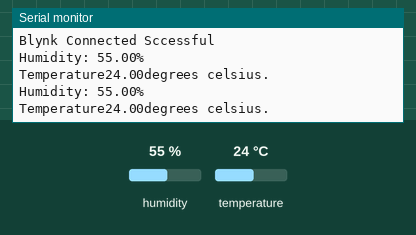
The sketch below on a simulated ESP8266 (NodeMCU). Parts: the last lines printed to the serial monitor. Inputs (shaded band) come from the test bench; at power-on: humidity 55 %, temperature 24 °C. WiFi joins after 1.5 s; servers stay silent unless stated.

Above: at 3.0 s.
3.1 s: humidity set to 22 %
At 5.6 s:
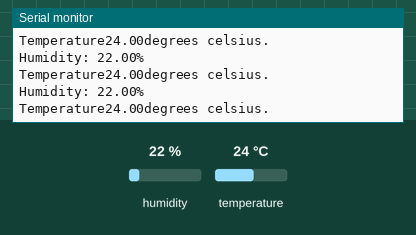
5.8 s: temperature set to 12 °C
At 7.2 s:
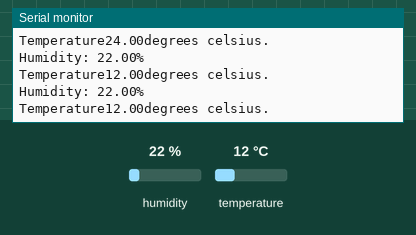
8.5 s: humidity set to 40 %
At 10.7 s:
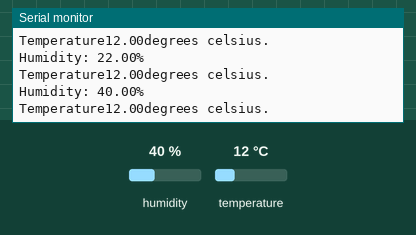
Timing chart, 0 to 12.2 s (numbered marks = the images above; inputs shaded):
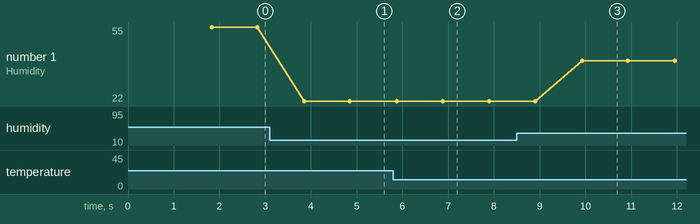

Measured:
- after the input at 3.1 s, the serial monitor: prints a new line after 0.75 s (image 1)
- after the input at 5.8 s, the serial monitor: prints a new line after 0.08 s (image 2)
- after the input at 8.5 s, the serial monitor: prints a new line after 1.4 s (image 3)
- plotted number 1: 55 → 22 after the input at 3.1 s, 22 → 40 after the input at 8.5 s

The sketch:

sketch_sep8b.ino
```cpp
#define BLYNK_TEMPLATE_ID "TMPL3G4qXwSSe"
#define BLYNK_TEMPLATE_NAME "DHT sensor"
#define BLYNK_AUTH_TOKEN "bu4K4cOmlvd1Kc1dmo0VDap2SA5g_e1q"
#include <DHT.h>
#include <BlynkSimpleEsp8266.h>

#define DHTPIN 4
#define DHTTYPE DHT11

char auth[]="bu4K4cOmlvd1Kc1dmo0VDap2SA5g_e1q";
char ssid[]="Never gonna give you up";
char pass[]="password6";
DHT dht(DHTPIN, DHTTYPE);


void setup() {

  Serial.begin(9600);
  Serial.println("DHT Test Successful!");
  Blynk.begin(auth, ssid, pass);
  Serial.println("Blynk Connected Sccessful" );
  dht.begin();
}

void loop() {
  // put your main code here, to run repeatedly:
  float h = dht.readHumidity();
  float t = dht.readTemperature();
  float f = dht.readTemperature(true);
  if (isnan(h) || isnan(t) || isnan(f))
  {
    Serial.println("Something is not working as intended.");
    return;
  }
  Serial.print("Humidity: ");
  Serial.print(h);
  Serial.println("%");
  Serial.print("Temperature");
  Serial.print(t);
  Serial.println("degrees celsius.");
  Blynk.virtualWrite(V0, t);
  Blynk.virtualWrite(V1, h);
  delay(1000);
}
```
